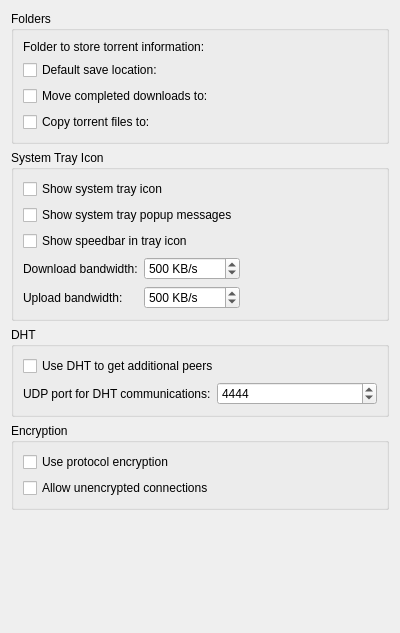
<ui version="4.0" >
 <class>GeneralPref</class>
 <widget class="QWidget" name="GeneralPref" >
  <property name="geometry" >
   <rect>
    <x>0</x>
    <y>0</y>
    <width>400</width>
    <height>633</height>
   </rect>
  </property>
  <layout class="QVBoxLayout" >
   <item>
    <widget class="QGroupBox" name="groupBox" >
     <property name="title" >
      <string>Folders</string>
     </property>
     <layout class="QGridLayout" >
      <item row="0" column="0" >
       <widget class="QLabel" name="label" >
        <property name="text" >
         <string>Folder to store torrent information:</string>
        </property>
       </widget>
      </item>
      <item row="0" column="1" >
       <widget class="KUrlRequester" name="kcfg_tempDir" >
        <property name="toolTip" >
         <string>Directory to store information about all torrents currently opened in KTorrent.</string>
        </property>
       </widget>
      </item>
      <item row="1" column="0" >
       <widget class="QCheckBox" name="kcfg_useSaveDir" >
        <property name="toolTip" >
         <string>Directory to use as a default save location for all data.</string>
        </property>
        <property name="text" >
         <string>Default save location:</string>
        </property>
       </widget>
      </item>
      <item row="1" column="1" >
       <widget class="KUrlRequester" name="kcfg_saveDir" >
        <property name="toolTip" >
         <string>Directory to use as a default save location for all data.</string>
        </property>
       </widget>
      </item>
      <item row="2" column="0" >
       <widget class="QCheckBox" name="kcfg_useCompletedDir" >
        <property name="toolTip" >
         <string>Directory to move data to when a torrent has finished downloading.</string>
        </property>
        <property name="text" >
         <string>Move completed downloads to:</string>
        </property>
       </widget>
      </item>
      <item row="2" column="1" >
       <widget class="KUrlRequester" name="kcfg_completedDir" >
        <property name="toolTip" >
         <string>Directory to move data to when a torrent has finished downloading.</string>
        </property>
       </widget>
      </item>
      <item row="3" column="0" >
       <widget class="QCheckBox" name="kcfg_useTorrentCopyDir" >
        <property name="toolTip" >
         <string>Directory to copy all torrent files in, which are opened by KTorrent.</string>
        </property>
        <property name="text" >
         <string>Copy torrent files to:</string>
        </property>
       </widget>
      </item>
      <item row="3" column="1" >
       <widget class="KUrlRequester" name="kcfg_torrentCopyDir" >
        <property name="toolTip" >
         <string>Directory to copy all torrent files in, which are opened by KTorrent.</string>
        </property>
       </widget>
      </item>
     </layout>
    </widget>
   </item>
   <item>
    <widget class="QGroupBox" name="groupBox_2" >
     <property name="title" >
      <string>System Tray Icon</string>
     </property>
     <layout class="QVBoxLayout" >
      <item>
       <widget class="QCheckBox" name="kcfg_showSystemTrayIcon" >
        <property name="toolTip" >
         <string>Whether or not to show an icon in the system tray.</string>
        </property>
        <property name="text" >
         <string>Show system tray icon</string>
        </property>
       </widget>
      </item>
      <item>
       <widget class="QCheckBox" name="kcfg_showPopups" >
        <property name="toolTip" >
         <string>Whether or not to show system tray popup messages.</string>
        </property>
        <property name="text" >
         <string>Show system tray popup messages</string>
        </property>
       </widget>
      </item>
      <item>
       <widget class="QCheckBox" name="kcfg_showSpeedBarInTrayIcon" >
        <property name="toolTip" >
         <string>Whether or not to draw 2 speedbars in the system tray icon. These speedbars show how fast you are currently downloading and uploading.</string>
        </property>
        <property name="text" >
         <string>Show speedbar in tray icon</string>
        </property>
       </widget>
      </item>
      <item>
       <layout class="QHBoxLayout" >
        <item>
         <layout class="QGridLayout" >
          <item row="0" column="0" >
           <widget class="QLabel" name="label_2" >
            <property name="text" >
             <string>Download bandwidth:</string>
            </property>
           </widget>
          </item>
          <item row="0" column="1" >
           <widget class="QSpinBox" name="kcfg_downloadBandwidth" >
            <property name="toolTip" >
             <string>The amount of download bandwith at your disposal. This is used as a maximum for the speedbars.</string>
            </property>
            <property name="suffix" >
             <string> KB/s</string>
            </property>
            <property name="prefix" >
             <string/>
            </property>
            <property name="minimum" >
             <number>1</number>
            </property>
            <property name="maximum" >
             <number>100000000</number>
            </property>
            <property name="value" >
             <number>500</number>
            </property>
           </widget>
          </item>
          <item row="1" column="0" >
           <widget class="QLabel" name="label_3" >
            <property name="text" >
             <string>Upload bandwidth:</string>
            </property>
           </widget>
          </item>
          <item row="1" column="1" >
           <widget class="QSpinBox" name="kcfg_uploadBandwidth" >
            <property name="toolTip" >
             <string>The amount of upload bandwith at your disposal. This is used as a maximum for the speedbars.</string>
            </property>
            <property name="suffix" >
             <string> KB/s</string>
            </property>
            <property name="prefix" >
             <string/>
            </property>
            <property name="minimum" >
             <number>1</number>
            </property>
            <property name="maximum" >
             <number>100000000</number>
            </property>
            <property name="value" >
             <number>500</number>
            </property>
           </widget>
          </item>
         </layout>
        </item>
        <item>
         <spacer>
          <property name="orientation" >
           <enum>Qt::Horizontal</enum>
          </property>
          <property name="sizeHint" >
           <size>
            <width>40</width>
            <height>20</height>
           </size>
          </property>
         </spacer>
        </item>
       </layout>
      </item>
     </layout>
    </widget>
   </item>
   <item>
    <widget class="QGroupBox" name="dhtGroupBox" >
     <property name="title" >
      <string>DHT</string>
     </property>
     <layout class="QVBoxLayout" >
      <item>
       <widget class="QCheckBox" name="kcfg_dhtSupport" >
        <property name="toolTip" >
         <string>DHT is a trackerless protocol to find peers sharing the same torrents as you do.</string>
        </property>
        <property name="text" >
         <string>Use DHT to get additional peers</string>
        </property>
       </widget>
      </item>
      <item>
       <layout class="QHBoxLayout" >
        <item>
         <widget class="QLabel" name="label_4" >
          <property name="text" >
           <string>UDP port for DHT communications:</string>
          </property>
         </widget>
        </item>
        <item>
         <widget class="QSpinBox" name="kcfg_dhtPort" >
          <property name="toolTip" >
           <string>&lt;html>&lt;head>&lt;meta name="qrichtext" content="1" />&lt;style type="text/css">
p, li { white-space: pre-wrap; }
&lt;/style>&lt;/head>&lt;body style=" font-family:'Sans Serif'; font-size:9pt; font-weight:400; font-style:normal;">
&lt;p style=" margin-top:0px; margin-bottom:0px; margin-left:0px; margin-right:0px; -qt-block-indent:0; text-indent:0px;">UDP port to use for the DHT protocol.&lt;/p>
&lt;p style="-qt-paragraph-type:empty; margin-top:0px; margin-bottom:0px; margin-left:0px; margin-right:0px; -qt-block-indent:0; text-indent:0px;">&lt;/p>
&lt;p style=" margin-top:0px; margin-bottom:0px; margin-left:0px; margin-right:0px; -qt-block-indent:0; text-indent:0px;">&lt;span style=" font-weight:600;">Attention:&lt;/span> If you are behind a router, this port needs to be forwarded to accept incoming DHT requests. The UPnP plugin can do this for you.&lt;/p>&lt;/body>&lt;/html></string>
          </property>
          <property name="minimum" >
           <number>1</number>
          </property>
          <property name="maximum" >
           <number>65535</number>
          </property>
          <property name="value" >
           <number>4444</number>
          </property>
         </widget>
        </item>
       </layout>
      </item>
     </layout>
    </widget>
   </item>
   <item>
    <widget class="QGroupBox" name="groupBox_4" >
     <property name="title" >
      <string>Encryption</string>
     </property>
     <layout class="QVBoxLayout" >
      <item>
       <widget class="QCheckBox" name="kcfg_useEncryption" >
        <property name="toolTip" >
         <string>&lt;html>&lt;head>&lt;meta name="qrichtext" content="1" />&lt;style type="text/css">
p, li { white-space: pre-wrap; }
&lt;/style>&lt;/head>&lt;body>
&lt;p style=" margin-top:0px; margin-bottom:0px; margin-left:0px; margin-right:0px; -qt-block-indent:0; text-indent:0px;">Protocol encryption is useful when your ISP is slowing down bittorrent connections. &lt;/p>
&lt;p style=" margin-top:0px; margin-bottom:0px; margin-left:0px; margin-right:0px; -qt-block-indent:0; text-indent:0px;">The encryption will prevent your bittorrent traffic to be flagged as bittorrent traffic, and so the ISP will not slow it down.&lt;/p>&lt;/body>&lt;/html></string>
        </property>
        <property name="text" >
         <string>Use protocol encryption</string>
        </property>
       </widget>
      </item>
      <item>
       <widget class="QCheckBox" name="kcfg_allowUnencryptedConnections" >
        <property name="toolTip" >
         <string>Not all clients support encryption, and some people have encryption disabled. If you want to connect to those peers, you need to have this option enabled.</string>
        </property>
        <property name="text" >
         <string>Allow unencrypted connections</string>
        </property>
       </widget>
      </item>
     </layout>
    </widget>
   </item>
   <item>
    <spacer>
     <property name="orientation" >
      <enum>Qt::Vertical</enum>
     </property>
     <property name="sizeHint" >
      <size>
       <width>20</width>
       <height>31</height>
      </size>
     </property>
    </spacer>
   </item>
  </layout>
 </widget>
 <customwidgets>
  <customwidget>
   <class>KUrlRequester</class>
   <extends>QFrame</extends>
   <header>kurlrequester.h</header>
   <container>1</container>
  </customwidget>
 </customwidgets>
 <resources/>
 <connections>
  <connection>
   <sender>kcfg_useCompletedDir</sender>
   <signal>toggled(bool)</signal>
   <receiver>kcfg_completedDir</receiver>
   <slot>setEnabled(bool)</slot>
   <hints>
    <hint type="sourcelabel" >
     <x>160</x>
     <y>100</y>
    </hint>
    <hint type="destinationlabel" >
     <x>318</x>
     <y>100</y>
    </hint>
   </hints>
  </connection>
  <connection>
   <sender>kcfg_useSaveDir</sender>
   <signal>toggled(bool)</signal>
   <receiver>kcfg_saveDir</receiver>
   <slot>setEnabled(bool)</slot>
   <hints>
    <hint type="sourcelabel" >
     <x>160</x>
     <y>72</y>
    </hint>
    <hint type="destinationlabel" >
     <x>318</x>
     <y>72</y>
    </hint>
   </hints>
  </connection>
  <connection>
   <sender>kcfg_useTorrentCopyDir</sender>
   <signal>toggled(bool)</signal>
   <receiver>kcfg_torrentCopyDir</receiver>
   <slot>setEnabled(bool)</slot>
   <hints>
    <hint type="sourcelabel" >
     <x>160</x>
     <y>128</y>
    </hint>
    <hint type="destinationlabel" >
     <x>318</x>
     <y>128</y>
    </hint>
   </hints>
  </connection>
  <connection>
   <sender>kcfg_showSpeedBarInTrayIcon</sender>
   <signal>toggled(bool)</signal>
   <receiver>kcfg_downloadBandwidth</receiver>
   <slot>setEnabled(bool)</slot>
   <hints>
    <hint type="sourcelabel" >
     <x>199</x>
     <y>243</y>
    </hint>
    <hint type="destinationlabel" >
     <x>222</x>
     <y>274</y>
    </hint>
   </hints>
  </connection>
  <connection>
   <sender>kcfg_showSpeedBarInTrayIcon</sender>
   <signal>toggled(bool)</signal>
   <receiver>kcfg_uploadBandwidth</receiver>
   <slot>setEnabled(bool)</slot>
   <hints>
    <hint type="sourcelabel" >
     <x>199</x>
     <y>243</y>
    </hint>
    <hint type="destinationlabel" >
     <x>222</x>
     <y>304</y>
    </hint>
   </hints>
  </connection>
  <connection>
   <sender>kcfg_dhtSupport</sender>
   <signal>toggled(bool)</signal>
   <receiver>kcfg_dhtPort</receiver>
   <slot>setEnabled(bool)</slot>
   <hints>
    <hint type="sourcelabel" >
     <x>199</x>
     <y>376</y>
    </hint>
    <hint type="destinationlabel" >
     <x>310</x>
     <y>406</y>
    </hint>
   </hints>
  </connection>
  <connection>
   <sender>kcfg_useEncryption</sender>
   <signal>toggled(bool)</signal>
   <receiver>kcfg_allowUnencryptedConnections</receiver>
   <slot>setEnabled(bool)</slot>
   <hints>
    <hint type="sourcelabel" >
     <x>199</x>
     <y>477</y>
    </hint>
    <hint type="destinationlabel" >
     <x>199</x>
     <y>501</y>
    </hint>
   </hints>
  </connection>
 </connections>
</ui>
